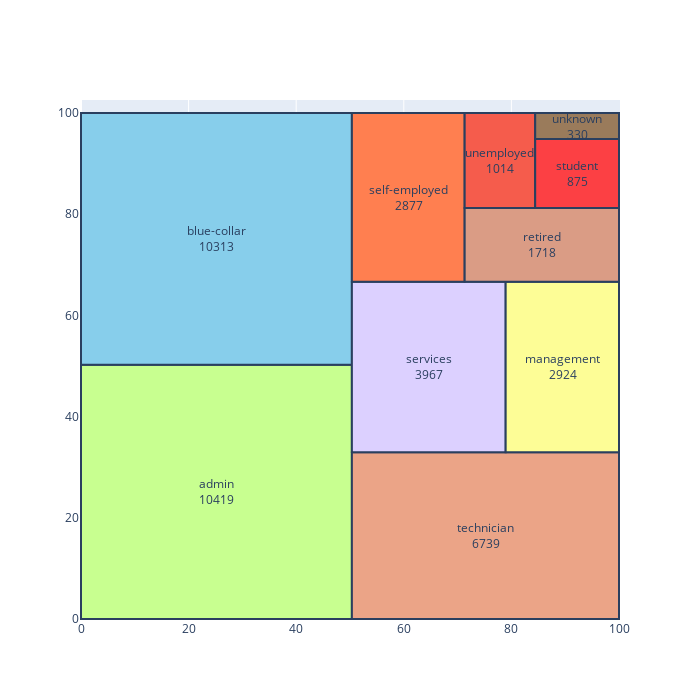

Notebook source saved alongside this figure:
### Code cell
x = 0
y = 0
width = 100
height = 100

job_names = df_bank['job'].value_counts().index
values = df_bank['job'].value_counts().tolist()

normed = squarify.normalize_sizes(values, width, height)
rects = squarify.squarify(normed, x, y, width, height)

colors = ['rgb(200, 255, 144)','rgb(135, 206, 235)',
          'rgb(235, 164, 135)','rgb(220, 208, 255)',
          'rgb(253, 253, 150)','rgb(255, 127, 80)',
         'rgb(218, 156, 133)', 'rgb(245, 92, 76)',
         'rgb(252,64,68)', 'rgb(154,123,91)']

shapes = []
annotations = []
counter = 0

for r in rects:
    shapes.append(
        dict(
            type = 'rect',
            x0 = r['x'],
            y0 = r['y'],
            x1 = r['x'] + r['dx'],
            y1 = r['y'] + r['dy'],
            line = dict(width=2),
            fillcolor = colors[counter]
        )
    )
    annotations.append(
        dict(
            x = r['x']+(r['dx']/2),
            y = r['y']+(r['dy']/2),
            text = job_names[counter]+'<br>'+str(values[counter]),
            showarrow = False
        )
    )
    counter = counter + 1
    if counter >= len(colors):
        counter = 0

# For hover text
trace0 = go.Scatter(
    x = [ r['x']+(r['dx']/2) for r in rects],
    y = [ r['y']+(r['dy']/2) for r in rects],
    mode='text',
)

layout = dict(
    #title='Number of Occupations <br> <i>(From our Sample Population)</i>',
    height=700,
    width=700,
    #xaxis=dict(showgrid=False,zeroline=False),
    #yaxis=dict(showgrid=False,zeroline=False),
    shapes=shapes,
    annotations=annotations,
    hovermode='closest'
)

# With hovertext
figure = dict(data=[trace0], layout=layout)

#plt.axis("off")

iplot(figure, filename='squarify-treemap')


import warnings
warnings.filterwarnings('ignore')

### Figure 1 — Plotly figure (JSON) as saved in the notebook; plotly's stock layout.template omitted (floating-point values rounded to 4 significant figures)
{"data": [{"mode": "text", "x": [25.17, 25.17, 75.17, 64.64, 89.47, 60.83, 85.66, 77.87, 92.21, 92.21], "y": [25.13, 75.13, 16.48, 49.82, 49.82, 83.33, 73.94, 90.61, 88.03, 97.43], "type": "scatter"}], "layout": {"annotations": [{"showarrow": false, "text": "admin<br>10419", "x": 25.17, "y": 25.13}, {"showarrow": false, "text": "blue-collar<br>10313", "x": 25.17, "y": 75.13}, {"showarrow": false, "text": "technician<br>6739", "x": 75.17, "y": 16.48}, {"showarrow": false, "text": "services<br>3967", "x": 64.64, "y": 49.82}, {"showarrow": false, "text": "management<br>2924", "x": 89.47, "y": 49.82}, {"showarrow": false, "text": "self-employed<br>2877", "x": 60.83, "y": 83.33}, {"showarrow": false, "text": "retired<br>1718", "x": 85.66, "y": 73.94}, {"showarrow": false, "text": "unemployed<br>1014", "x": 77.87, "y": 90.61}, {"showarrow": false, "text": "student<br>875", "x": 92.21, "y": 88.03}, {"showarrow": false, "text": "unknown<br>330", "x": 92.21, "y": 97.43}], "height": 700, "hovermode": "closest", "shapes": [{"fillcolor": "rgb(200, 255, 144)", "line": {"width": 2}, "type": "rect", "x0": 0, "x1": 50.35, "y0": 0, "y1": 50.26}, {"fillcolor": "rgb(135, 206, 235)", "line": {"width": 2}, "type": "rect", "x0": 0, "x1": 50.35, "y0": 50.26, "y1": 100}, {"fillcolor": "rgb(235, 164, 135)", "line": {"width": 2}, "type": "rect", "x0": 50.35, "x1": 100, "y0": 0, "y1": 32.96}, {"fillcolor": "rgb(220, 208, 255)", "line": {"width": 2}, "type": "rect", "x0": 50.35, "x1": 78.93, "y0": 32.96, "y1": 66.67}, {"fillcolor": "rgb(253, 253, 150)", "line": {"width": 2}, "type": "rect", "x0": 78.93, "x1": 100, "y0": 32.96, "y1": 66.67}, {"fillcolor": "rgb(255, 127, 80)", "line": {"width": 2}, "type": "rect", "x0": 50.35, "x1": 71.31, "y0": 66.67, "y1": 100}, {"fillcolor": "rgb(218, 156, 133)", "line": {"width": 2}, "type": "rect", "x0": 71.31, "x1": 100, "y0": 66.67, "y1": 81.21}, {"fillcolor": "rgb(245, 92, 76)", "line": {"width": 2}, "type": "rect", "x0": 71.31, "x1": 84.42, "y0": 81.21, "y1": 100}, {"fillcolor": "rgb(252,64,68)", "line": {"width": 2}, "type": "rect", "x0": 84.42, "x1": 100, "y0": 81.21, "y1": 94.86}, {"fillcolor": "rgb(154,123,91)", "line": {"width": 2}, "type": "rect", "x0": 84.42, "x1": 100.0, "y0": 94.86, "y1": 100}], "width": 700}}
